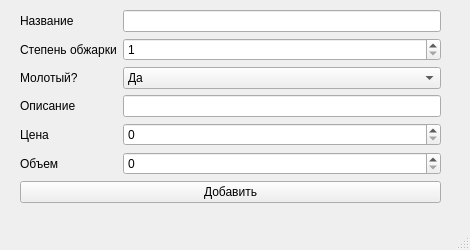
<?xml version="1.0" encoding="UTF-8"?>
<ui version="4.0">
 <class>MainWindow</class>
 <widget class="QMainWindow" name="MainWindow">
  <property name="geometry">
   <rect>
    <x>0</x>
    <y>0</y>
    <width>470</width>
    <height>250</height>
   </rect>
  </property>
  <property name="minimumSize">
   <size>
    <width>470</width>
    <height>250</height>
   </size>
  </property>
  <property name="maximumSize">
   <size>
    <width>470</width>
    <height>250</height>
   </size>
  </property>
  <property name="windowTitle">
   <string>MainWindow</string>
  </property>
  <widget class="QWidget" name="centralwidget">
   <widget class="QWidget" name="layoutWidget">
    <property name="geometry">
     <rect>
      <x>20</x>
      <y>10</y>
      <width>421</width>
      <height>201</height>
     </rect>
    </property>
    <layout class="QFormLayout" name="formLayout">
     <item row="0" column="0">
      <widget class="QLabel" name="label">
       <property name="text">
        <string>Название</string>
       </property>
      </widget>
     </item>
     <item row="0" column="1">
      <widget class="QLineEdit" name="name"/>
     </item>
     <item row="1" column="0">
      <widget class="QLabel" name="label_2">
       <property name="text">
        <string>Степень обжарки</string>
       </property>
      </widget>
     </item>
     <item row="1" column="1">
      <widget class="QSpinBox" name="desc">
       <property name="minimum">
        <number>1</number>
       </property>
       <property name="maximum">
        <number>3</number>
       </property>
      </widget>
     </item>
     <item row="2" column="0">
      <widget class="QLabel" name="label_3">
       <property name="text">
        <string>Молотый?</string>
       </property>
      </widget>
     </item>
     <item row="2" column="1">
      <widget class="QComboBox" name="grounded">
       <item>
        <property name="text">
         <string>Да</string>
        </property>
       </item>
       <item>
        <property name="text">
         <string>Нет</string>
        </property>
       </item>
      </widget>
     </item>
     <item row="3" column="0">
      <widget class="QLabel" name="label_4">
       <property name="text">
        <string>Описание</string>
       </property>
      </widget>
     </item>
     <item row="3" column="1">
      <widget class="QLineEdit" name="description"/>
     </item>
     <item row="4" column="0">
      <widget class="QLabel" name="label_5">
       <property name="text">
        <string>Цена</string>
       </property>
      </widget>
     </item>
     <item row="4" column="1">
      <widget class="QSpinBox" name="price"/>
     </item>
     <item row="5" column="0">
      <widget class="QLabel" name="label_6">
       <property name="text">
        <string>Объем</string>
       </property>
      </widget>
     </item>
     <item row="5" column="1">
      <widget class="QSpinBox" name="volume"/>
     </item>
     <item row="6" column="0" colspan="2">
      <widget class="QPushButton" name="pushButton">
       <property name="text">
        <string>Добавить</string>
       </property>
      </widget>
     </item>
    </layout>
   </widget>
  </widget>
  <widget class="QMenuBar" name="menubar">
   <property name="geometry">
    <rect>
     <x>0</x>
     <y>0</y>
     <width>470</width>
     <height>21</height>
    </rect>
   </property>
  </widget>
  <widget class="QStatusBar" name="statusbar"/>
 </widget>
 <resources/>
 <connections/>
</ui>
